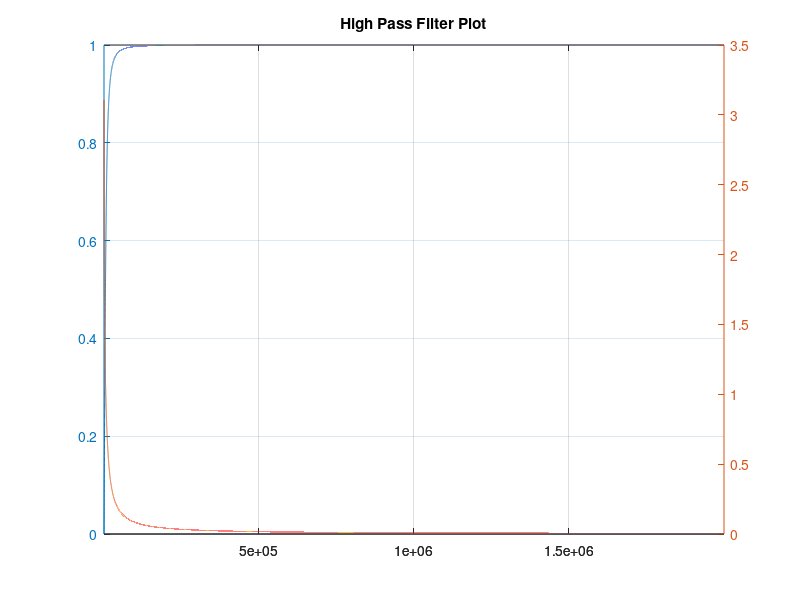

The MATLAB source for this figure: (Note: this script raises an error after producing the figure.)
M = dlmread('highPassFilter.txt', '\t');
M';
x=ans(1,:);
y1=ans(2,:);
y2=ans(3,:);
plot = plotyy(x,y1,x,y2,'plot');
grid();
title('High Pass Filter Plot','FontWeight','bold');
XLabel('Frequency (Hz)')
axes(plot(1));
YLabel('Magnitude Gain');
axes(plot(2));
YLabel('Phase Shift');